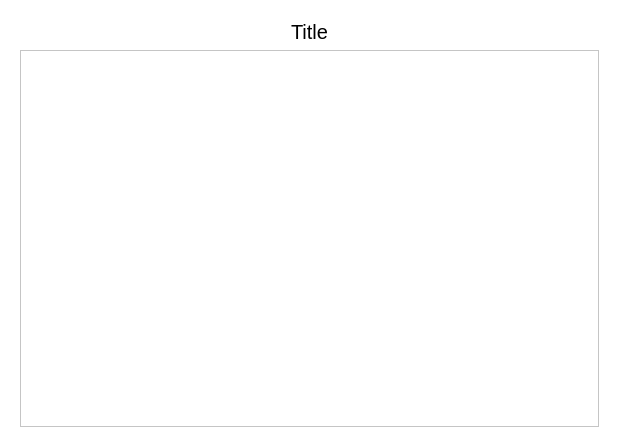
<?xml version="1.0" encoding="UTF-8"?>
<ui version="4.0">
 <class>OrdersPage</class>
 <widget class="QWidget" name="OrdersPage">
  <property name="geometry">
   <rect>
    <x>0</x>
    <y>0</y>
    <width>619</width>
    <height>447</height>
   </rect>
  </property>
  <property name="sizePolicy">
   <sizepolicy hsizetype="Expanding" vsizetype="Expanding">
    <horstretch>0</horstretch>
    <verstretch>0</verstretch>
   </sizepolicy>
  </property>
  <property name="windowTitle">
   <string>Form</string>
  </property>
  <property name="styleSheet">
   <string notr="true">background-color: #fff;</string>
  </property>
  <layout class="QVBoxLayout" name="verticalLayout">
   <item>
    <widget class="QFrame" name="verticalFrame">
     <property name="styleSheet">
      <string notr="true"/>
     </property>
     <layout class="QVBoxLayout" name="verticalLayout_2">
      <item>
       <widget class="QLabel" name="Title">
        <property name="styleSheet">
         <string notr="true">color: black; font-size: 20px</string>
        </property>
        <property name="text">
         <string>&lt;html&gt;&lt;head/&gt;&lt;body&gt;&lt;p align=&quot;center&quot;&gt;Title&lt;/p&gt;&lt;/body&gt;&lt;/html&gt;</string>
        </property>
       </widget>
      </item>
      <item>
       <widget class="QScrollArea" name="scrollArea">
        <property name="widgetResizable">
         <bool>true</bool>
        </property>
        <widget class="QWidget" name="scrollAreaWidgetContents">
         <property name="geometry">
          <rect>
           <x>0</x>
           <y>0</y>
           <width>581</width>
           <height>376</height>
          </rect>
         </property>
         <layout class="QVBoxLayout" name="verticalLayout_4">
          <item>
           <layout class="QVBoxLayout" name="verticalLayout_3"/>
          </item>
         </layout>
        </widget>
       </widget>
      </item>
     </layout>
    </widget>
   </item>
  </layout>
 </widget>
 <resources/>
 <connections/>
</ui>
